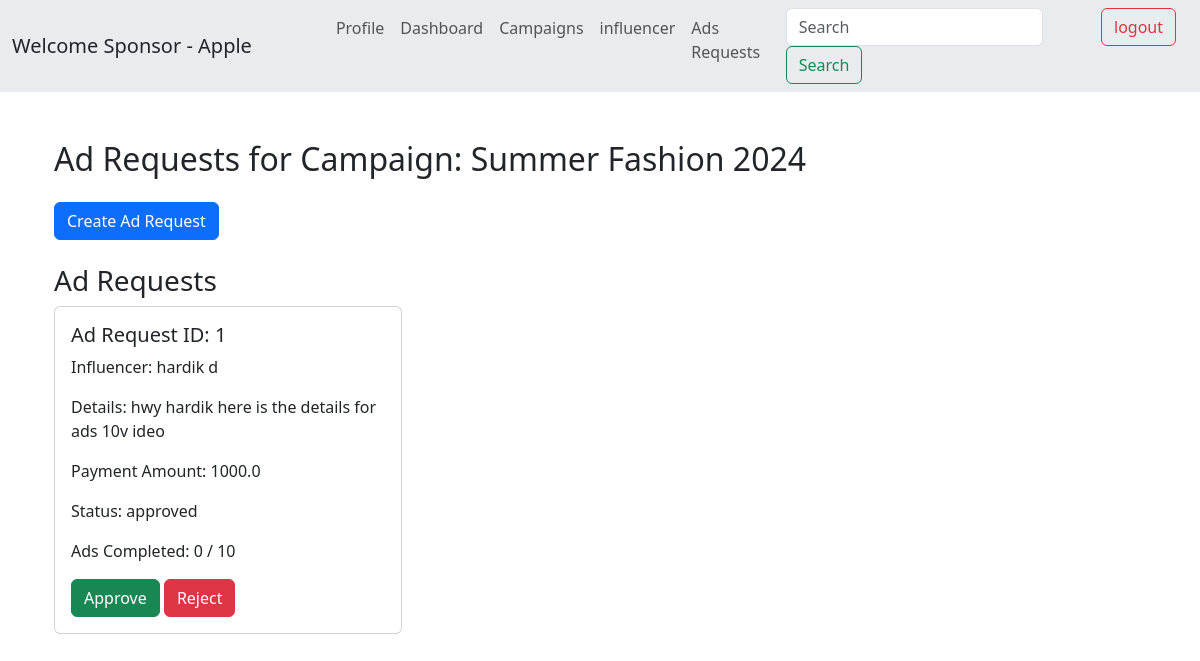
Page /sponsor/campaign/2/ad_requests (signed in) on the committed database.
### models.py (models this page shows, shortened)
class Campaign(db.Model):
    __tablename__ = 'campaigns'
    id = db.Column(db.Integer, primary_key=True)
    title = db.Column(db.String(200), nullable=False)
    description = db.Column(db.String(400), nullable=False)
    niche = db.Column(db.String(100), nullable=False)
    start_date = db.Column(db.Date, nullable=False)
    end_date = db.Column(db.Date, nullable=False)
    budget = db.Column(db.Float, nullable=False)
    visibility = db.Column(db.String(50), nullable=False)
    status = db.Column(db.String(50), nullable=False, default='ongoing')
    goals = db.Column(db.Text, nullable=True)
    sponsor_id = db.Column(db.Integer, db.ForeignKey('users.id'), nullable=False)
    is_flagged = db.Column(db.Boolean, default=False)
    sponsor = db.relationship('User', backref=db.backref('campaigns', lazy=True))
    ad_requests = db.relationship('AdRequest', backref='campaigns', lazy=True)

class AdRequest(db.Model):
    __tablename__ = 'ad_requests'
    id = db.Column(db.Integer, primary_key=True)
    campaign_id = db.Column(db.Integer, db.ForeignKey('campaigns.id'), nullable=False)
    influencer_id = db.Column(db.Integer, db.ForeignKey('users.id'),  nullable=False)
    sponsor_id = db.Column(db.Integer, db.ForeignKey('users.id'), nullable=False)
    details = db.Column(db.Text, nullable=True)
    ads_required = db.Column(db.Integer, nullable=False, default=1)
    ads_completed = db.Column(db.Integer, nullable=False, default=0)
    payment_amount = db.Column(db.Float, nullable=False)
    status = db.Column(db.String(50), nullable=False, default='pending')  # pending, approved, rejected, accepted, completed
    updated_at = db.Column(db.DateTime, default=datetime.utcnow, onupdate=datetime.utcnow)
    campaign = db.relationship('Campaign', back_populates='ad_requests')
    influencer = db.relationship('User', foreign_keys=[influencer_id])
    sponsor = db.relationship('User', foreign_keys=[sponsor_id])

class User(db.Model):
    __tablename__ = 'users'
    id = db.Column(db.Integer, autoincrement=True,primary_key=True)
    username = db.Column(db.String(100), unique=True, nullable=False)
    email = db.Column(db.String(100), unique=True, nullable=False)
    password = db.Column(db.String(200), nullable=False)
    role = db.Column(db.String(50), nullable=False)  # 'admin', 'sponsor', 'influencer'
    flagged = db.Column(db.Boolean, default=False)
    flagged_notification = db.Column(db.Boolean, default=False)
    unflag_request = db.Column(db.String(500), nullable=False)                   # to uflag mesg
    company_name = db.Column(db.String(100), nullable=True)
    industry = db.Column(db.String(100), nullable=True)
    budget = db.Column(db.Float, nullable=True)
    category = db.Column(db.String(100), nullable=True)
    niche = db.Column(db.String(100), nullable=True)
    reach = db.Column(db.Integer, nullable=True)

### main.py (the view, shortened to what this page needs)
@app.route('/sponsor/campaign/<int:campaign_id>/ad_requests', methods=['GET', 'POST'])
def sponsor_ad_requests(campaign_id):
    if 'user_id' not in session or session['user_role'] != 'sponsor':
        flash('You need to be logged in as a sponsor to view ad requests.', 'danger')
        return redirect(url_for('login'))
    campaign = Campaign.query.get_or_404(campaign_id)
    ad_requests = AdRequest.query.filter_by(campaign_id=campaign.id).all()
    influencers = User.query.filter_by(role='influencer').all()
    return render_template('/sponsor/sponsor_ad_requests.html', campaign=campaign, ad_requests=ad_requests, influencers=influencers)

### templates/sponsor/sponsor_ad_requests.html (shortened to what this page needs)
{% extends 'base.html' %}
{% block content %}
<div class="container mt-5">
    <h2 class="mb-4">Ad Requests for Campaign: {{ campaign.title }}</h2>
    <button type="button" class="btn btn-primary mb-4" data-toggle="modal" data-target="#createAdRequestModal">
        Create Ad Request
    </button>
    <div class="mb-5">
        <h3>Ad Requests</h3>
        <div class="row">
            {% for ad_request in ad_requests %}
                <div class="col-md-4 mb-3">
                    <div class="card">
                        <div class="card-body">
                            <h5 class="card-title">Ad Request ID: {{ ad_request.id }}</h5>
                            <p class="card-text">Influencer: {{ ad_request.influencer.username }}</p>
                            <p class="card-text">Details: {{ ad_request.details }}</p>
                            <p class="card-text">Payment Amount: {{ ad_request.payment_amount }}</p>
                            <p class="card-text">Status: {{ ad_request.status }}</p>
                            <p class="card-text">Ads Completed: {{ ad_request.ads_completed }} / {{ ad_request.ads_required }}</p>
                            <form method="POST" action="{{ url_for('update_ad_request', ad_request_id=ad_request.id) }}" style="display:inline;">
                                <button type="submit" class="btn btn-success">Approve</button>
                            </form>
                            <form method="POST" action="{{ url_for('update_ad_request', ad_request_id=ad_request.id) }}" style="display:inline;">
                                <button type="submit" class="btn btn-danger">Reject</button>
                            </form>
                        </div>
                    </div>
                </div>
            {% endfor %}
        </div>
    </div>
</div>
{% endblock %}

### rows in the picture
Campaign: title "Summer Fashion 2024"
AdRequest: id "1", influencer.username "hardik d", details "hwy hardik here is the details for ads 10v ideo", payment_amount "1000.0", status "approved", ads_completed "0", ads_required "10"

### other values in the picture
{{ session['user_role'].capitalize() }} "Sponsor"
{{ session['username'].capitalize() }} "Apple"
